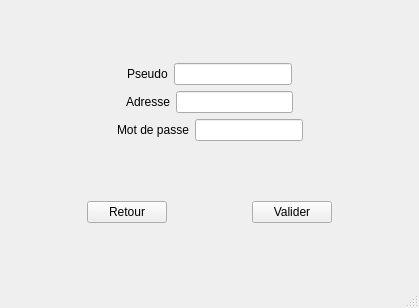
<?xml version="1.0" encoding="UTF-8"?>
<ui version="4.0">
 <class>create_account</class>
 <widget class="QMainWindow" name="create_account">
  <property name="geometry">
   <rect>
    <x>0</x>
    <y>0</y>
    <width>419</width>
    <height>308</height>
   </rect>
  </property>
  <property name="windowTitle">
   <string>Créer un compte</string>
  </property>
  <widget class="QWidget" name="centralwidget">
   <layout class="QVBoxLayout" name="verticalLayout_2">
    <item>
     <spacer name="verticalSpacer">
      <property name="orientation">
       <enum>Qt::Vertical</enum>
      </property>
      <property name="sizeHint" stdset="0">
       <size>
        <width>20</width>
        <height>40</height>
       </size>
      </property>
     </spacer>
    </item>
    <item>
     <layout class="QHBoxLayout" name="horizontalLayout_2">
      <item>
       <spacer name="horizontalSpacer_5">
        <property name="orientation">
         <enum>Qt::Horizontal</enum>
        </property>
        <property name="sizeHint" stdset="0">
         <size>
          <width>40</width>
          <height>20</height>
         </size>
        </property>
       </spacer>
      </item>
      <item>
       <widget class="QLabel" name="label">
        <property name="text">
         <string>Pseudo</string>
        </property>
       </widget>
      </item>
      <item>
       <widget class="QLineEdit" name="nick"/>
      </item>
      <item>
       <spacer name="horizontalSpacer_4">
        <property name="orientation">
         <enum>Qt::Horizontal</enum>
        </property>
        <property name="sizeHint" stdset="0">
         <size>
          <width>40</width>
          <height>20</height>
         </size>
        </property>
       </spacer>
      </item>
     </layout>
    </item>
    <item>
     <layout class="QGridLayout" name="gridLayout">
      <item row="0" column="0">
       <spacer name="horizontalSpacer_6">
        <property name="orientation">
         <enum>Qt::Horizontal</enum>
        </property>
        <property name="sizeHint" stdset="0">
         <size>
          <width>40</width>
          <height>20</height>
         </size>
        </property>
       </spacer>
      </item>
      <item row="0" column="2">
       <widget class="QLineEdit" name="address"/>
      </item>
      <item row="0" column="1">
       <widget class="QLabel" name="label_2">
        <property name="text">
         <string>Adresse</string>
        </property>
       </widget>
      </item>
      <item row="0" column="3">
       <spacer name="horizontalSpacer_7">
        <property name="orientation">
         <enum>Qt::Horizontal</enum>
        </property>
        <property name="sizeHint" stdset="0">
         <size>
          <width>40</width>
          <height>20</height>
         </size>
        </property>
       </spacer>
      </item>
     </layout>
    </item>
    <item>
     <layout class="QHBoxLayout" name="horizontalLayout_3">
      <item>
       <spacer name="horizontalSpacer_8">
        <property name="orientation">
         <enum>Qt::Horizontal</enum>
        </property>
        <property name="sizeHint" stdset="0">
         <size>
          <width>40</width>
          <height>20</height>
         </size>
        </property>
       </spacer>
      </item>
      <item>
       <widget class="QLabel" name="label_3">
        <property name="text">
         <string>Mot de passe</string>
        </property>
       </widget>
      </item>
      <item>
       <widget class="QLineEdit" name="pass"/>
      </item>
      <item>
       <spacer name="horizontalSpacer_9">
        <property name="orientation">
         <enum>Qt::Horizontal</enum>
        </property>
        <property name="sizeHint" stdset="0">
         <size>
          <width>40</width>
          <height>20</height>
         </size>
        </property>
       </spacer>
      </item>
     </layout>
    </item>
    <item>
     <spacer name="verticalSpacer_2">
      <property name="orientation">
       <enum>Qt::Vertical</enum>
      </property>
      <property name="sizeHint" stdset="0">
       <size>
        <width>20</width>
        <height>40</height>
       </size>
      </property>
     </spacer>
    </item>
    <item>
     <layout class="QHBoxLayout" name="horizontalLayout">
      <item>
       <spacer name="horizontalSpacer_2">
        <property name="orientation">
         <enum>Qt::Horizontal</enum>
        </property>
        <property name="sizeHint" stdset="0">
         <size>
          <width>40</width>
          <height>20</height>
         </size>
        </property>
       </spacer>
      </item>
      <item>
       <widget class="QPushButton" name="return_2">
        <property name="text">
         <string>Retour</string>
        </property>
       </widget>
      </item>
      <item>
       <spacer name="horizontalSpacer">
        <property name="orientation">
         <enum>Qt::Horizontal</enum>
        </property>
        <property name="sizeHint" stdset="0">
         <size>
          <width>40</width>
          <height>20</height>
         </size>
        </property>
       </spacer>
      </item>
      <item>
       <widget class="QPushButton" name="validate">
        <property name="text">
         <string>Valider</string>
        </property>
       </widget>
      </item>
      <item>
       <spacer name="horizontalSpacer_3">
        <property name="orientation">
         <enum>Qt::Horizontal</enum>
        </property>
        <property name="sizeHint" stdset="0">
         <size>
          <width>40</width>
          <height>20</height>
         </size>
        </property>
       </spacer>
      </item>
     </layout>
    </item>
    <item>
     <spacer name="verticalSpacer_3">
      <property name="orientation">
       <enum>Qt::Vertical</enum>
      </property>
      <property name="sizeHint" stdset="0">
       <size>
        <width>20</width>
        <height>40</height>
       </size>
      </property>
     </spacer>
    </item>
   </layout>
  </widget>
  <widget class="QMenuBar" name="menubar">
   <property name="geometry">
    <rect>
     <x>0</x>
     <y>0</y>
     <width>419</width>
     <height>22</height>
    </rect>
   </property>
  </widget>
  <widget class="QStatusBar" name="statusbar"/>
 </widget>
 <resources/>
 <connections/>
</ui>
